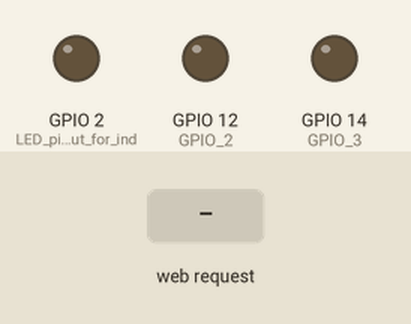
This sketch was run on a simulated ESP8266 (NodeMCU). Shown: output pins drawn as LEDs (lit = HIGH). The test bench sets the inputs (shaded band).

Above: at 1.2 s.
1.3 s: HTTP request GET /relay1_ON received
At 1.6 s:
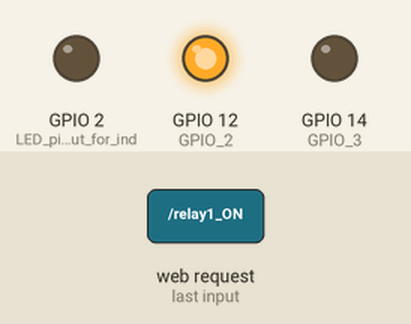
2.8 s: HTTP request GET /relay2_ON received
At 3.9 s:
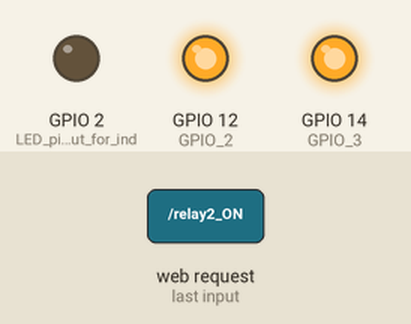
4.3 s: HTTP request GET /relay1_OFF received
At 5.1 s:
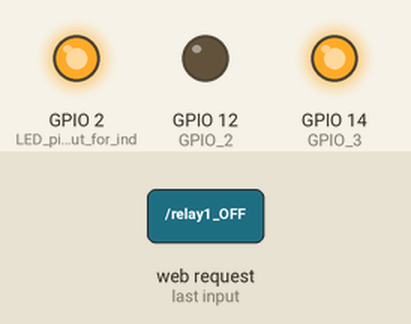
5.8 s: HTTP request GET /relay2_OFF received
At 6.2 s:
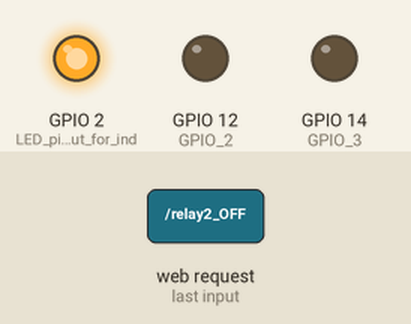
7.3 s: HTTP request GET /relay2_ON received
At 8.5 s:
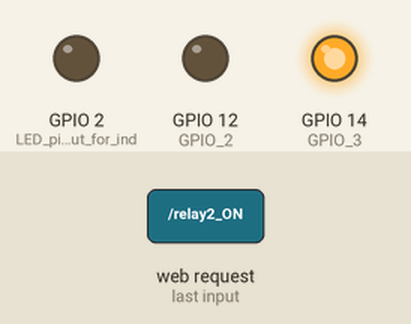
Timing chart, 0 to 9.8 s (numbered marks = the images above; inputs shaded):
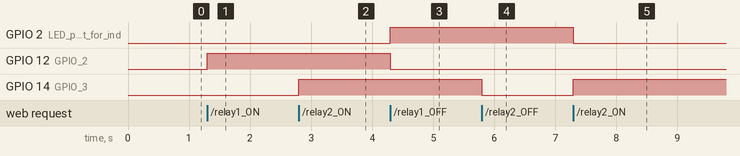

The sketch:

wifi_switch.ino
```cpp
/*Smart Plug - Captive Portal Home Automation
   Requires no Wi-Fi to operate
   Date:19-8-2019
   Author: B.Aswinth Raj
   Website: shivay.com
*/

//Download all required header filers from
#include <ESP8266WiFi.h>
#include "DNSServer.h"
#include <ESP8266WebServer.h>

const byte        DNS_PORT = 53;          // 53 is set as DNS port
IPAddress         apIP(10, 10, 10, 1);    // Network Server
DNSServer         dnsServer;              // DNS server object
ESP8266WebServer  webServer(80);          // Webserver object

int GPIO_2 = 12; //Pin defanition - Relay will be connected to GPIO-0
int GPIO_3 = 14;
             /*START OF HMTL CODE*/
             String style_detials =  //This String defines the style attributes for webpage
               "<style type=\"text/css\">"
               " body{"
               "  background-color: #a69695;"
               "}"
               "button{"
               " display: inline-block;"
               "}"
               "#buttons{"
               " text-align: center;"
               "}"

               ".controllButtons{"
               " margin-top: 15px;"
               "margin-left: 5px;"
               "background-color: white;"
               "padding: 10px;"
               "border:1px solid black;"
               "border-radius: 10px;"
               "cursor: pointer;"
               "font-size: 14px;"
               "}"

               ".controllButtons:hover{"
               " background-color: orange;"
               "padding: 10px;"
               "border:1px solid black;"
               "border-radius: 10px;"
               "cursor: pointer;"
               "font-size: 14px;"
               "}"

               "@media only screen and (max-width: 700px) {"
               " button{"
               "  display: block;"
               "}"
               "#buttons{"
               " margin-top: 10%;"
               "margin-left: 35%;"
               "}"
               " .controllButtons{"
               "  margin-top: 15px;"
               "margin-left: 5px;"
               "background-color: white;"
               "padding: 15px;"
               "border:1px solid black;"
               "border-radius: 10px;"
               "cursor: pointer;"
               "font-size: 16px;"
               "}"

               ".controllButtons:hover{"
               " background-color: orange;"
               "padding: 15px;"
               "border:1px solid black;"
               "border-radius: 10px;"
               "cursor: pointer;"
               "font-size: 16px;"
               "}"
               "}"

               "</style>";

String Home_Screen1 = "" //Page 1 - Home Screen HTML code
                      "<!DOCTYPE html><html>"
                      "<head><meta name=\"viewport\" content=\"width=device-width, initial-scale=1\">"
                      + style_detials +
                      "<div id=\"buttons\">"
                      "<a style=\"text-decoration:none;\" href=\"relay1_ON\"> <button id=\"switchLight1\" class=\"controllButtons\">Swith 1 ON</button> </a>"
                      "<a style=\"text-decoration:none;\" href=\"relay1_OFF\"><button id=\"switchLight2\" class=\"controllButtons\">Switch 1 OFF</button>  </a>"
                      "<a style=\"text-decoration:none;\" href=\"relay2_ON\"> <button id=\"switchLight3\" class=\"controllButtons\">Swith 2 ON </button> </a>"
                      "<a style=\"text-decoration:none;\" href=\"relay2_OFF\"><button id=\"switchLight4\" class=\"controllButtons\">Switch 2 OFF</button>  </a>"
                      "</div>"
                      "<body><h1>Welcome - shivay</h1>"
                      "</body></html>";

String ON_Screen1 = "" //Page 2 - If device is turned ON
                    "<!DOCTYPE html><html>"
                    "<head><meta name=\"viewport\" content=\"width=device-width, initial-scale=1\">"
                    + style_detials +
                    "<div id=\"buttons\">"
                    "<a style=\"text-decoration:none;\" href=\"relay1_ON\"> <button id=\"switchLight1\" class=\"controllButtons\">Swith 1 ON</button> </a>"
                    "<a style=\"text-decoration:none;\" href=\"relay1_OFF\"><button id=\"switchLight2\" class=\"controllButtons\">Switch 1 OFF</button>  </a>"
                    "<a style=\"text-decoration:none;\" href=\"relay2_ON\"> <button id=\"switchLight3\" class=\"controllButtons\">Swith 2 ON </button> </a>"
                    "<a style=\"text-decoration:none;\" href=\"relay2_OFF\"><button id=\"switchLight4\" class=\"controllButtons\">Switch 2 OFF</button>  </a>"
                    "</div>"
                    "<body><h1>Smart Plug - Turned ON</h1>"
                    "</body></html>";

String OFF_Screen1 = "" //Page 3 - If device is turned OFF
                     "<!DOCTYPE html><html>"
                     "<head><meta name=\"viewport\" content=\"width=device-width, initial-scale=1\">"
                     + style_detials +
                     "<div id=\"buttons\">"
                     "<a style=\"text-decoration:none;\" href=\"relay1_ON\"> <button id=\"switchLight1\" class=\"controllButtons\">Swith 1 ON</button> </a>"
                     "<a style=\"text-decoration:none;\" href=\"relay1_OFF\"><button id=\"switchLight2\" class=\"controllButtons\">Switch 1 OFF</button>  </a>"
                     "<a style=\"text-decoration:none;\" href=\"relay2_ON\"> <button id=\"switchLight3\" class=\"controllButtons\">Swith 2 ON </button> </a>"
                     "<a style=\"text-decoration:none;\" href=\"relay2_OFF\"><button id=\"switchLight4\" class=\"controllButtons\">Switch 2 OFF</button>  </a>"
                     "</div>"
                     "<body><h1>Smart Plug - Turned OFF</h1>"
                     "</body></html>";

/*END OF HMTL CODE*/


void setup() {
  pinMode(LED_BUILTIN, OUTPUT); //LED pin as output for indication
  pinMode(GPIO_2, OUTPUT); //GPIO pin as output for Relay control
  pinMode(GPIO_3, OUTPUT); //GPIO pin as output for Relay control

  WiFi.mode(WIFI_AP); //Set ESP in AP mode
  WiFi.softAPConfig(apIP, apIP, IPAddress(255, 255, 255, 0));
  WiFi.softAP("Electromed_Smart_Switch"); // Name your AP network

  dnsServer.start(DNS_PORT, "*", apIP);

  webServer.onNotFound([]() {
    webServer.sendHeader("Location", String("http://www.shivaay.com/home.html"), true); //Open Home screen by default
    webServer.send ( 302, "text/plain", "");
  });

  webServer.on("/home.html", []() {
    webServer.send(200, "text/html", Home_Screen1);
  });

  //ON_Screen
  webServer.on("/relay1_ON", []() { //If turn on Button is pressed
    digitalWrite(LED_BUILTIN, LOW); //Turn off LED
    digitalWrite(GPIO_2, HIGH);  //Turn off Relay
    webServer.send(200, "text/html", ON_Screen1); //Display this screen
  });
 webServer.on("/relay2_ON", []() { //If turn on Button is pressed
    digitalWrite(LED_BUILTIN, LOW); //Turn off LED
    digitalWrite(GPIO_3, HIGH);  //Turn off Relay
    webServer.send(200, "text/html", ON_Screen1); //Display this screen
  });
  //OFF_Screen
  webServer.on("/relay1_OFF", []() { //If turn off Button is pressed
    digitalWrite(LED_BUILTIN, HIGH); //Turn on LED
    digitalWrite(GPIO_2, LOW); //Turn on Relay
    webServer.send(200, "text/html", OFF_Screen1); //Display this screen
  });
  webServer.on("/relay2_OFF", []() { //If turn off Button is pressed
    digitalWrite(LED_BUILTIN, HIGH); //Turn on LED
    digitalWrite(GPIO_3, LOW); //Turn on Relay
    webServer.send(200, "text/html", OFF_Screen1); //Display this screen
  });


  webServer.begin();
}

void loop() {
  dnsServer.processNextRequest();
  webServer.handleClient();
}
```

Measured:
- after the input at 1.3 s, GPIO 12 (GPIO_2): LOW → HIGH at once
- after the input at 2.8 s, GPIO 14 (GPIO_3): LOW → HIGH at once
- after the input at 4.3 s, GPIO 2 (LED_pin_as_output_for_ind): LOW → HIGH at once; GPIO 12 (GPIO_2): HIGH → LOW at once
- after the input at 5.8 s, GPIO 14 (GPIO_3): HIGH → LOW at once
- after the input at 7.3 s, GPIO 2 (LED_pin_as_output_for_ind): HIGH → LOW at once; GPIO 14 (GPIO_3): LOW → HIGH at once
